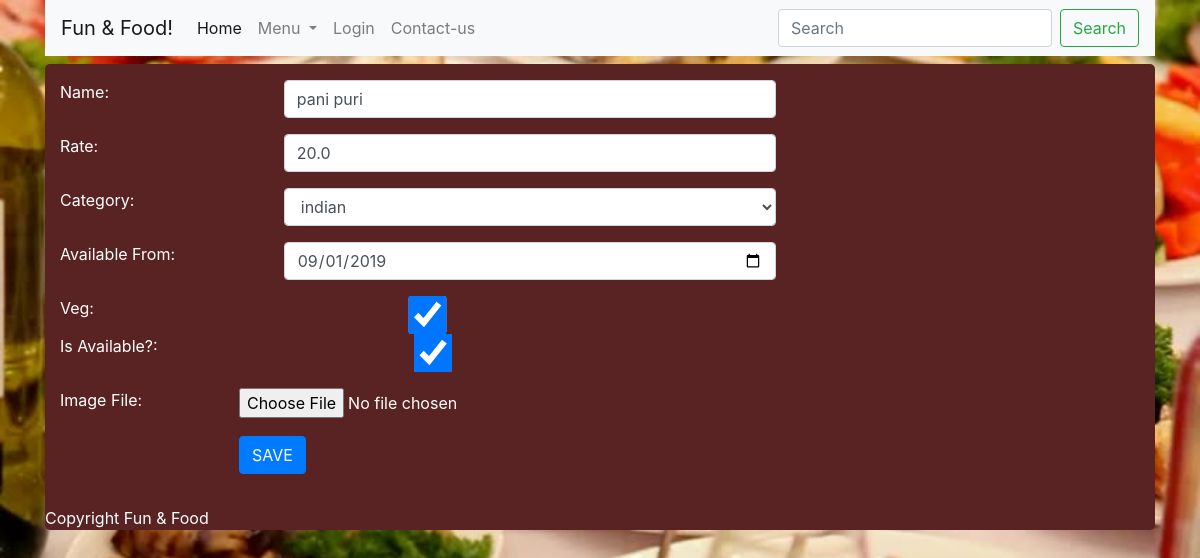
/webpages/edit_dish/4, run on the app's committed database.
### webpages/models.py (models this page shows)
class Dish(models.Model):
    name = models.CharField(max_length=50)
    rate = models.FloatField()
    isVeg = models.BooleanField(default=True)
    category = models.CharField(max_length=50)
    image = models.TextField(null = True)
    available_from = models.DateTimeField(default=datetime.datetime.now())
    is_available = models.BooleanField()

### webpages/views.py (the view, shortened to what this page needs)
# urls.py: url(r'edit_dish/(?P<id>[0-9]+)', views.edit_dish, name='edit_dish'),
def edit_dish(request, id):
    is_admin = check_admin(request)
    status = ''
    try:
        dish = Dish.objects.get(id=id)
    except:
        return HttpResponse("Dish not found!")
    return render(request=request, template_name='store_dish.html', context={'dish': dish, 'status':status, 'admin_menu':is_admin, 'category':Dish_category.objects.all()})

### webpages/models.py (called while the page is built)
    def __str__(self):
        return self.category_name

### webpages/views.py (called while the page is built)
def check_admin(request):
    try:
        login_id = request.session['login_id']
        if login_id == '45565$78678#':
            return True
        else:
            return False
    except Exception as e:
        return False

### webpages/templates/store_dish.html (shortened to what this page needs)
{% extends 'layout.html' %}
{% block content %}
<div style="background:#5a2323; border-radius:5px;">
    <form class="form"action=""  method="post" enctype="multipart/form-data">
    <div class="panel">
        <div class="row col-md-10 form-group">
            <label class="col-md-3"> Name: </label>
            <div class="col-md-7">
                <input type="text" value="{{ dish.name }}" class="form-control" name="name"/>
            </div>
        </div>
        <div class="row col-md-10 form-group">
            <label class="col-md-3"> Rate: </label>
            <div class="col-md-7">
                <input type="text" class="form-control" value="{{ dish.rate }}" name="rate"/>
            </div>
        </div>
        <div class="row col-md-10 form-group">
            <label class="col-md-3"> Category: </label>
            <div class="col-md-7">
                <select name="category" class="form-control">
                    {% for item in category %}
                        <option>{{ item }}</option>
                    {% endfor %}
                </select>
            </div>
        </div>
        <div class="row col-md-10 form-group">
            <label class="col-md-3"> Available From: </label>
            <div class="col-md-7">
                <input type="date" class="form-control" value="{{ dish.available_from|date:'Y-m-d' }}" name="available_from"/>
            </div>
        </div>
        <div class="row col-md-10 form-group">
            <label class="col-md-3"> Veg: </label>
            <div class="col-md-7">
            <div class="col-md-7">
                <input type="checkbox" value="yes" {% if dish.isVeg %} checked {% endif %} class="form-control" name="is_veg"/>
            </div>
        </div>
        <div class="row col-md-10 form-group">
            <label class="col-md-3"> Is Available?: </label>
            <div class="col-md-7">
                <input type="checkbox" value="yes" {% if dish.is_available %} checked {% endif %} class="form-control" name="is_available"/>
            </div>
        </div>
        <div class="row col-md-10 form-group">
            <label class="col-md-3"> Image File: </label>
            <div class="col-md-7">
                <input type="file" class="form-control-file" name="file"/>
            </div>
        </div>
        <div class="row col-md-10 form-group">
            <div class="col-md-3">
            </div>
            <div class="col-md-7">
                <button class="btn btn-primary" type="submit">SAVE</button>
            </div>
        </div>
    </div>
</form>
</div>
{% endblock %}

### data on the page
Dish: name "pani puri", rate "20.0", available_from "09/01/2019", isVeg "☑", is_available "☑"

### other printed values
form field category "indian"
